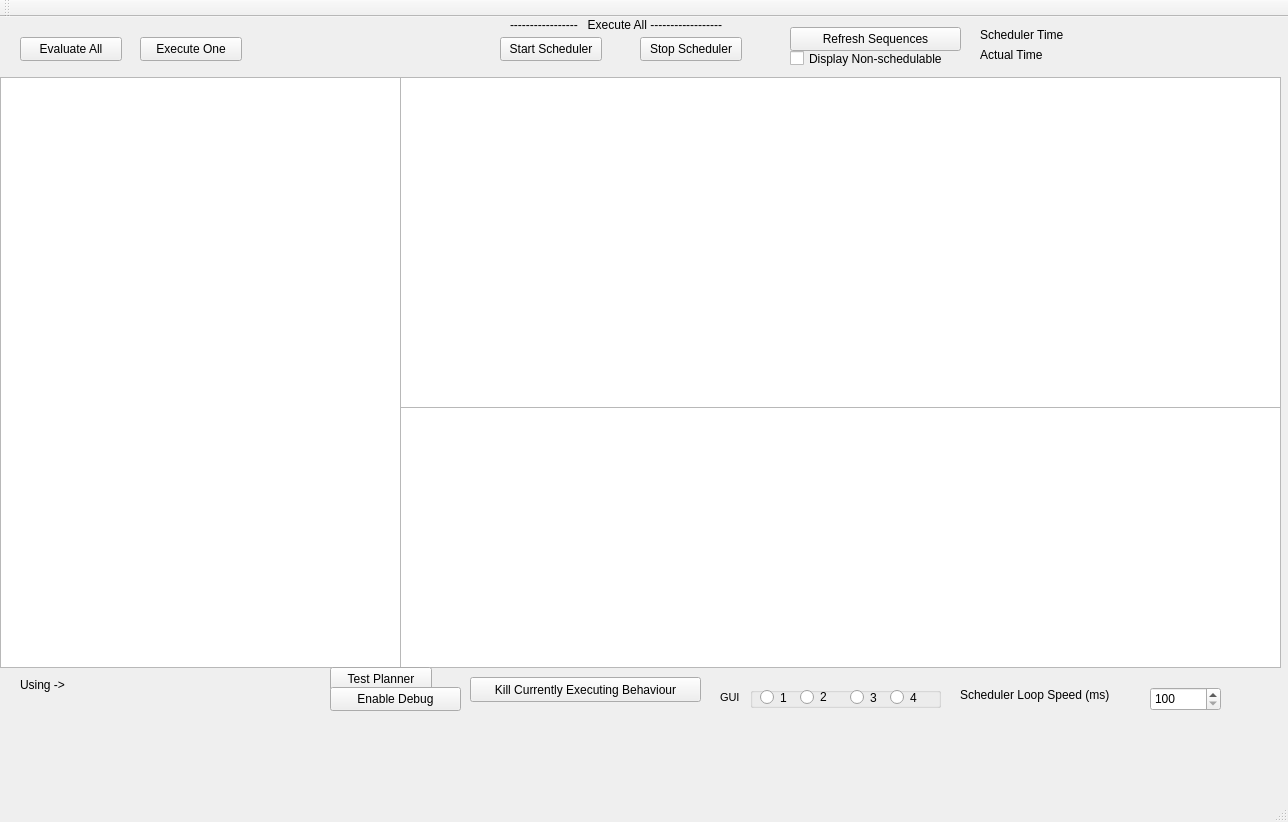
<?xml version="1.0" encoding="UTF-8"?>
<ui version="4.0">
 <class>MainWindow</class>
 <widget class="QMainWindow" name="MainWindow">
  <property name="geometry">
   <rect>
    <x>0</x>
    <y>0</y>
    <width>1288</width>
    <height>822</height>
   </rect>
  </property>
  <property name="windowTitle">
   <string>Care-O-Bot Scheduler</string>
  </property>
  <widget class="QWidget" name="centralWidget">
   <widget class="QTableWidget" name="sequenceTableWidget">
    <property name="geometry">
     <rect>
      <x>0</x>
      <y>60</y>
      <width>401</width>
      <height>591</height>
     </rect>
    </property>
    <property name="sizePolicy">
     <sizepolicy hsizetype="Expanding" vsizetype="Expanding">
      <horstretch>0</horstretch>
      <verstretch>0</verstretch>
     </sizepolicy>
    </property>
    <property name="editTriggers">
     <set>QAbstractItemView::NoEditTriggers</set>
    </property>
    <property name="dragDropOverwriteMode">
     <bool>false</bool>
    </property>
    <property name="alternatingRowColors">
     <bool>true</bool>
    </property>
    <property name="selectionMode">
     <enum>QAbstractItemView::SingleSelection</enum>
    </property>
    <property name="selectionBehavior">
     <enum>QAbstractItemView::SelectRows</enum>
    </property>
    <property name="horizontalScrollMode">
     <enum>QAbstractItemView::ScrollPerPixel</enum>
    </property>
   </widget>
   <widget class="QPushButton" name="evaluateAllPushButton">
    <property name="geometry">
     <rect>
      <x>20</x>
      <y>20</y>
      <width>102</width>
      <height>24</height>
     </rect>
    </property>
    <property name="text">
     <string>Evaluate All</string>
    </property>
   </widget>
   <widget class="QLabel" name="userlabel">
    <property name="geometry">
     <rect>
      <x>410</x>
      <y>630</y>
      <width>531</width>
      <height>16</height>
     </rect>
    </property>
    <property name="text">
     <string/>
    </property>
   </widget>
   <widget class="QTableWidget" name="SQLtableWidget">
    <property name="geometry">
     <rect>
      <x>400</x>
      <y>60</y>
      <width>881</width>
      <height>331</height>
     </rect>
    </property>
    <property name="autoScrollMargin">
     <number>15</number>
    </property>
    <property name="horizontalScrollMode">
     <enum>QAbstractItemView::ScrollPerPixel</enum>
    </property>
    <property name="columnCount">
     <number>0</number>
    </property>
   </widget>
   <widget class="QPushButton" name="executePushButton">
    <property name="geometry">
     <rect>
      <x>140</x>
      <y>20</y>
      <width>102</width>
      <height>24</height>
     </rect>
    </property>
    <property name="text">
     <string>Execute One</string>
    </property>
   </widget>
   <widget class="QPushButton" name="startSchedulerPushButton">
    <property name="geometry">
     <rect>
      <x>500</x>
      <y>20</y>
      <width>102</width>
      <height>24</height>
     </rect>
    </property>
    <property name="text">
     <string>Start Scheduler</string>
    </property>
   </widget>
   <widget class="QPushButton" name="stopSchedulerPushButton">
    <property name="geometry">
     <rect>
      <x>640</x>
      <y>20</y>
      <width>102</width>
      <height>24</height>
     </rect>
    </property>
    <property name="text">
     <string>Stop Scheduler</string>
    </property>
   </widget>
   <widget class="QLabel" name="label">
    <property name="geometry">
     <rect>
      <x>510</x>
      <y>0</y>
      <width>221</width>
      <height>16</height>
     </rect>
    </property>
    <property name="text">
     <string>-----------------   Execute All ------------------</string>
    </property>
   </widget>
   <widget class="QTableWidget" name="logTableWidget">
    <property name="geometry">
     <rect>
      <x>400</x>
      <y>390</y>
      <width>881</width>
      <height>261</height>
     </rect>
    </property>
    <property name="horizontalScrollMode">
     <enum>QAbstractItemView::ScrollPerPixel</enum>
    </property>
    <property name="columnCount">
     <number>0</number>
    </property>
   </widget>
   <widget class="QPushButton" name="COBTestPushButton">
    <property name="geometry">
     <rect>
      <x>790</x>
      <y>10</y>
      <width>171</width>
      <height>24</height>
     </rect>
    </property>
    <property name="text">
     <string>Refresh Sequences</string>
    </property>
   </widget>
   <widget class="QLabel" name="userlabel_2">
    <property name="geometry">
     <rect>
      <x>980</x>
      <y>10</y>
      <width>101</width>
      <height>16</height>
     </rect>
    </property>
    <property name="text">
     <string>Scheduler Time</string>
    </property>
   </widget>
   <widget class="QLabel" name="userlabel_3">
    <property name="geometry">
     <rect>
      <x>980</x>
      <y>30</y>
      <width>91</width>
      <height>16</height>
     </rect>
    </property>
    <property name="text">
     <string>Actual Time</string>
    </property>
   </widget>
   <widget class="QLabel" name="schedulerTime">
    <property name="geometry">
     <rect>
      <x>1090</x>
      <y>10</y>
      <width>101</width>
      <height>16</height>
     </rect>
    </property>
    <property name="text">
     <string/>
    </property>
   </widget>
   <widget class="QLabel" name="actualTime">
    <property name="geometry">
     <rect>
      <x>1090</x>
      <y>30</y>
      <width>101</width>
      <height>16</height>
     </rect>
    </property>
    <property name="text">
     <string/>
    </property>
   </widget>
   <widget class="QCheckBox" name="showNonSchedcheckBox">
    <property name="geometry">
     <rect>
      <x>790</x>
      <y>30</y>
      <width>171</width>
      <height>23</height>
     </rect>
    </property>
    <property name="text">
     <string>Display Non-schedulable </string>
    </property>
   </widget>
   <widget class="QPushButton" name="testPlannerPushButton">
    <property name="geometry">
     <rect>
      <x>330</x>
      <y>650</y>
      <width>102</width>
      <height>24</height>
     </rect>
    </property>
    <property name="text">
     <string>Test Planner</string>
    </property>
   </widget>
   <widget class="QPushButton" name="enableDebugPushButton">
    <property name="geometry">
     <rect>
      <x>330</x>
      <y>670</y>
      <width>131</width>
      <height>24</height>
     </rect>
    </property>
    <property name="text">
     <string>Enable Debug</string>
    </property>
    <property name="checkable">
     <bool>true</bool>
    </property>
   </widget>
   <widget class="QLabel" name="label_2">
    <property name="geometry">
     <rect>
      <x>720</x>
      <y>670</y>
      <width>31</width>
      <height>21</height>
     </rect>
    </property>
    <property name="font">
     <font>
      <pointsize>8</pointsize>
     </font>
    </property>
    <property name="text">
     <string>GUI</string>
    </property>
   </widget>
   <widget class="QGroupBox" name="GUIgroupBox">
    <property name="geometry">
     <rect>
      <x>750</x>
      <y>670</y>
      <width>191</width>
      <height>21</height>
     </rect>
    </property>
    <property name="title">
     <string/>
    </property>
    <widget class="QRadioButton" name="GUIradioButton1">
     <property name="geometry">
      <rect>
       <x>10</x>
       <y>0</y>
       <width>41</width>
       <height>21</height>
      </rect>
     </property>
     <property name="text">
      <string>1</string>
     </property>
    </widget>
    <widget class="QRadioButton" name="GUIradioButton2">
     <property name="geometry">
      <rect>
       <x>50</x>
       <y>0</y>
       <width>41</width>
       <height>20</height>
      </rect>
     </property>
     <property name="text">
      <string>2</string>
     </property>
    </widget>
    <widget class="QRadioButton" name="GUIradioButton3">
     <property name="geometry">
      <rect>
       <x>100</x>
       <y>0</y>
       <width>41</width>
       <height>21</height>
      </rect>
     </property>
     <property name="text">
      <string>3</string>
     </property>
    </widget>
    <widget class="QRadioButton" name="GUIradioButton4">
     <property name="geometry">
      <rect>
       <x>140</x>
       <y>0</y>
       <width>41</width>
       <height>21</height>
      </rect>
     </property>
     <property name="text">
      <string>4</string>
     </property>
    </widget>
   </widget>
   <widget class="QSpinBox" name="speedSpinBox">
    <property name="geometry">
     <rect>
      <x>1150</x>
      <y>670</y>
      <width>71</width>
      <height>24</height>
     </rect>
    </property>
    <property name="minimum">
     <number>100</number>
    </property>
    <property name="maximum">
     <number>3001</number>
    </property>
    <property name="singleStep">
     <number>50</number>
    </property>
   </widget>
   <widget class="QLabel" name="label_3">
    <property name="geometry">
     <rect>
      <x>960</x>
      <y>670</y>
      <width>181</width>
      <height>16</height>
     </rect>
    </property>
    <property name="text">
     <string>Scheduler Loop Speed (ms)</string>
    </property>
   </widget>
   <widget class="QLabel" name="label_4">
    <property name="geometry">
     <rect>
      <x>20</x>
      <y>660</y>
      <width>61</width>
      <height>16</height>
     </rect>
    </property>
    <property name="text">
     <string>Using -&gt; </string>
    </property>
   </widget>
   <widget class="QLabel" name="sceanrioLabel">
    <property name="geometry">
     <rect>
      <x>80</x>
      <y>660</y>
      <width>221</width>
      <height>16</height>
     </rect>
    </property>
    <property name="text">
     <string/>
    </property>
   </widget>
   <widget class="QPushButton" name="killPushButton">
    <property name="geometry">
     <rect>
      <x>470</x>
      <y>660</y>
      <width>231</width>
      <height>25</height>
     </rect>
    </property>
    <property name="text">
     <string>Kill Currently Executing Behaviour</string>
    </property>
   </widget>
  </widget>
  <widget class="QToolBar" name="mainToolBar">
   <attribute name="toolBarArea">
    <enum>TopToolBarArea</enum>
   </attribute>
   <attribute name="toolBarBreak">
    <bool>false</bool>
   </attribute>
  </widget>
  <widget class="QStatusBar" name="statusBar"/>
 </widget>
 <layoutdefault spacing="6" margin="11"/>
 <resources/>
 <connections/>
</ui>
